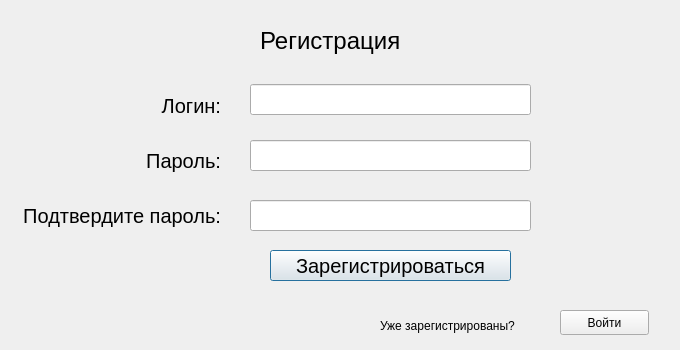
<?xml version="1.0" encoding="UTF-8"?>
<ui version="4.0">
 <class>reg_window</class>
 <widget class="QDialog" name="reg_window">
  <property name="geometry">
   <rect>
    <x>0</x>
    <y>0</y>
    <width>680</width>
    <height>350</height>
   </rect>
  </property>
  <property name="windowTitle">
   <string>YSNP.Cloud</string>
  </property>
  <property name="windowIcon">
   <iconset>
    <normaloff>../../ysnp.cloud/QtClientApp/icons/project.png</normaloff>../../ysnp.cloud/QtClientApp/icons/project.png</iconset>
  </property>
  <widget class="QLabel" name="label">
   <property name="geometry">
    <rect>
     <x>260</x>
     <y>20</y>
     <width>151</width>
     <height>41</height>
    </rect>
   </property>
   <property name="font">
    <font>
     <pointsize>18</pointsize>
    </font>
   </property>
   <property name="text">
    <string>Регистрация</string>
   </property>
  </widget>
  <widget class="QLabel" name="label_2">
   <property name="geometry">
    <rect>
     <x>120</x>
     <y>90</y>
     <width>101</width>
     <height>31</height>
    </rect>
   </property>
   <property name="font">
    <font>
     <pointsize>15</pointsize>
    </font>
   </property>
   <property name="text">
    <string>Логин:</string>
   </property>
   <property name="alignment">
    <set>Qt::AlignRight|Qt::AlignTrailing|Qt::AlignVCenter</set>
   </property>
  </widget>
  <widget class="QLabel" name="label_3">
   <property name="geometry">
    <rect>
     <x>110</x>
     <y>140</y>
     <width>111</width>
     <height>41</height>
    </rect>
   </property>
   <property name="font">
    <font>
     <pointsize>15</pointsize>
    </font>
   </property>
   <property name="text">
    <string>Пароль:</string>
   </property>
   <property name="alignment">
    <set>Qt::AlignRight|Qt::AlignTrailing|Qt::AlignVCenter</set>
   </property>
  </widget>
  <widget class="QLabel" name="label_4">
   <property name="geometry">
    <rect>
     <x>-10</x>
     <y>190</y>
     <width>231</width>
     <height>51</height>
    </rect>
   </property>
   <property name="font">
    <font>
     <pointsize>15</pointsize>
    </font>
   </property>
   <property name="text">
    <string>Подтвердите пароль:</string>
   </property>
   <property name="textFormat">
    <enum>Qt::AutoText</enum>
   </property>
   <property name="scaledContents">
    <bool>false</bool>
   </property>
   <property name="alignment">
    <set>Qt::AlignRight|Qt::AlignTrailing|Qt::AlignVCenter</set>
   </property>
  </widget>
  <widget class="QLineEdit" name="inp_login">
   <property name="geometry">
    <rect>
     <x>250</x>
     <y>84</y>
     <width>281</width>
     <height>31</height>
    </rect>
   </property>
   <property name="font">
    <font>
     <pointsize>14</pointsize>
    </font>
   </property>
  </widget>
  <widget class="QLineEdit" name="inp_password">
   <property name="geometry">
    <rect>
     <x>250</x>
     <y>140</y>
     <width>281</width>
     <height>31</height>
    </rect>
   </property>
   <property name="font">
    <font>
     <pointsize>14</pointsize>
    </font>
   </property>
  </widget>
  <widget class="QLineEdit" name="inp_confirmPassword">
   <property name="geometry">
    <rect>
     <x>250</x>
     <y>200</y>
     <width>281</width>
     <height>31</height>
    </rect>
   </property>
   <property name="font">
    <font>
     <pointsize>14</pointsize>
    </font>
   </property>
  </widget>
  <widget class="QPushButton" name="btn_register">
   <property name="geometry">
    <rect>
     <x>270</x>
     <y>250</y>
     <width>241</width>
     <height>31</height>
    </rect>
   </property>
   <property name="font">
    <font>
     <pointsize>15</pointsize>
    </font>
   </property>
   <property name="text">
    <string>Зарегистрироваться</string>
   </property>
  </widget>
  <widget class="QLabel" name="label_5">
   <property name="geometry">
    <rect>
     <x>380</x>
     <y>310</y>
     <width>171</width>
     <height>31</height>
    </rect>
   </property>
   <property name="text">
    <string>Уже зарегистрированы?</string>
   </property>
  </widget>
  <widget class="QPushButton" name="btn_login">
   <property name="geometry">
    <rect>
     <x>560</x>
     <y>310</y>
     <width>89</width>
     <height>25</height>
    </rect>
   </property>
   <property name="text">
    <string>Войти</string>
   </property>
  </widget>
 </widget>
 <resources/>
 <connections/>
</ui>
